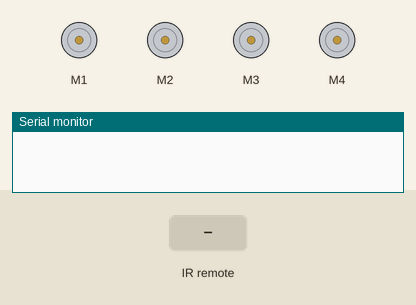
Recording of a sketch running on a simulated Arduino Uno, built with avr-gcc and run on an emulated ATmega328P. On the bench: 4 × DC motor (green arrow = forward, orange = backward, longer = faster), the last lines printed to the serial monitor. Inputs (shaded band) come from the test bench.

Above: at 1.2 s.
1.3 s: infrared code 0x4D4 received
At 2.1 s:
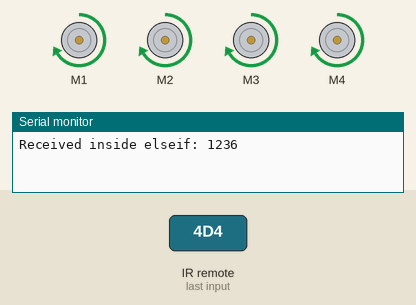
4.3 s: infrared code 0x4D5 received
At 5.6 s:
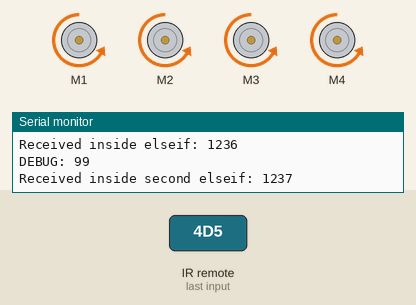
7.3 s: infrared code 0x4D3 received
At 7.8 s:
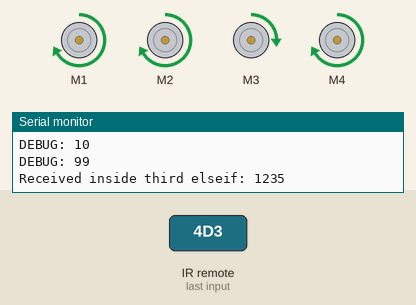
10.3 s: infrared code 0x4D2 received
At 11.3 s:
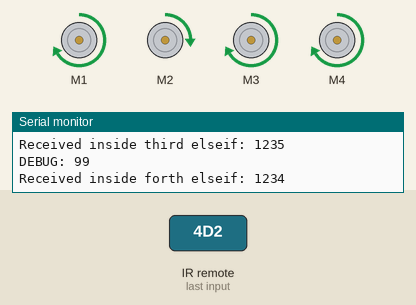
Timing chart, 0 to 13.8 s (numbered marks = the images above; inputs shaded):
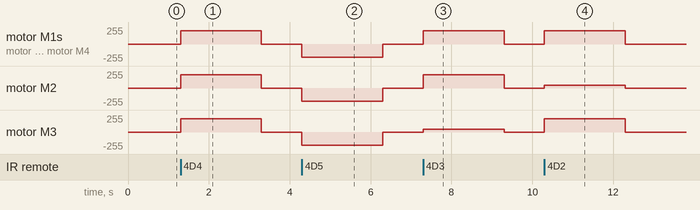

Measured:
- after the input at 1.3 s, motor M1–4: stopped → forward 200/255 at once, → stopped 2.0 s later
- after the input at 4.3 s, motor M1–4: stopped → backward 200/255 at once, → stopped 2.0 s later
- after the input at 7.3 s, motor M1, motor M2, motor M4: stopped → forward 200/255 at once, → stopped 2.0 s later; motor M3: stopped → forward 40/255 at once, → stopped 2.0 s later
- after the input at 10.3 s, motor M1, motor M3, motor M4: stopped → forward 200/255 at once, → stopped 2.0 s later; motor M2: stopped → forward 40/255 at once, → stopped 2.0 s later

The sketch:

racingcar-v8.ino
```cpp
#include <Wire.h>
#include <Adafruit_MotorShield.h>
#include "utility/Adafruit_MS_PWMServoDriver.h"
#include <RCSwitch.h>

/*
Racing Car
Author: Philipp Maihöfer
Date: 2021/12/14
Version: 0.8
*/

Adafruit_MotorShield AFMS = Adafruit_MotorShield();
Adafruit_DCMotor *moto_rearleft = AFMS.getMotor(1);
Adafruit_DCMotor *moto_frontleft = AFMS.getMotor(2);
Adafruit_DCMotor *moto_frontright = AFMS.getMotor(3);
Adafruit_DCMotor *moto_rearright = AFMS.getMotor(4);
RCSwitch remote = RCSwitch();

void setup() {
// Set all DC Motors to the same speed, so they the car is driving forward.
AFMS.begin();
set_speednormal();

// 433 MHz Inputblock
 Serial.begin(9600);
 remote.enableReceive(0);  // INput is at Interrupt-Pin "0", which is PIN 2 at UNO
}

void loop() {

  if (remote.available()) // If a code is received...
  {
    long value = remote.getReceivedValue(); // Input Data will be saved into var "value".
    if (value == 0) // If input is "0", we will print "unknown code" to serial
    {
      Serial.println("Unknown Code");
    }
    else if (value == 1236) // If the input code is the value "1234".
      {
      Serial.print("Received inside elseif: ");
      Serial.println( value );
      drv_forward();
      delay(2000);
      }
    else if (value == 1237)
    {
      Serial.print("Received inside second elseif: ");
      Serial.println( value );
      drv_backward();
      delay(2000);
      debug(10);
    }
     else if (value == 1235)
      {
      Serial.print("Received inside third elseif: ");
      Serial.println( value );
      drv_turnright();
      delay(2000);
    }
     else if (value == 1234)
    {
      Serial.print("Received inside forth elseif: ");
      Serial.println( value );
      drv_turnleft();
      delay(2000);
    }
     else
      {
      Serial.print("Received inside else: ");
      Serial.println( value );
      delay(2000);
      drv_stop();
      debug(999);
    }
  remote.resetAvailable(); // Receiver reset
  debug(99);
  drv_stop();
  }
}

void debug(int debugcode) {
  Serial.print("DEBUG: ");
  Serial.println(debugcode);
}
void set_speednormal() {
  moto_rearleft->setSpeed(200);
  moto_frontleft->setSpeed(200);
  moto_frontright->setSpeed(200);
  moto_rearright->setSpeed(200);
}
void drv_forward() {
  set_speednormal();
  moto_rearleft->run(FORWARD);
  moto_frontleft->run(FORWARD);
  moto_frontright->run(FORWARD);
  moto_rearright->run(FORWARD);
}
void drv_backward() {
  set_speednormal();
  moto_rearleft->run(BACKWARD);
  moto_frontleft->run(BACKWARD);
  moto_frontright->run(BACKWARD);
  moto_rearright->run(BACKWARD);
 }
void drv_turnleft() {
  set_speednormal();
  moto_frontleft->setSpeed(40);
  moto_rearleft->run(FORWARD);
  moto_frontleft->run(FORWARD);
  moto_frontright->run(FORWARD);
  moto_rearright->run(FORWARD);
}
void drv_turnright() {
  set_speednormal();
  moto_frontright->setSpeed(40);
  moto_rearleft->run(FORWARD);
  moto_frontleft->run(FORWARD);
  moto_frontright->run(FORWARD);
  moto_rearright->run(FORWARD);
}
void drv_stop() {
  moto_frontright->run(RELEASE);
  moto_frontleft->run(RELEASE);
  moto_rearright->run(RELEASE);
  moto_rearleft->run(RELEASE);
}
```
